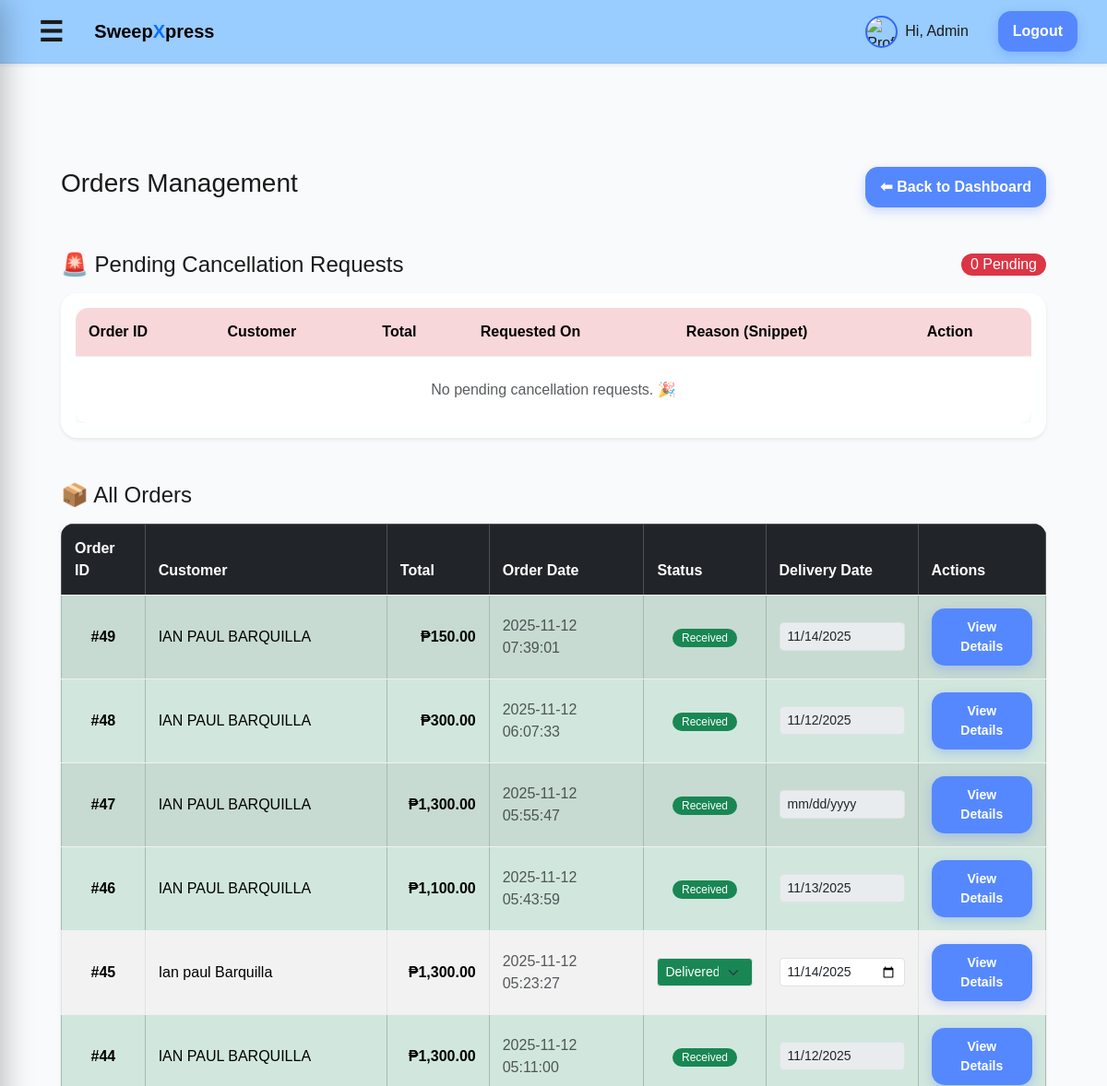
The app's page /admin/orders.php (signed in, upper part), older data.
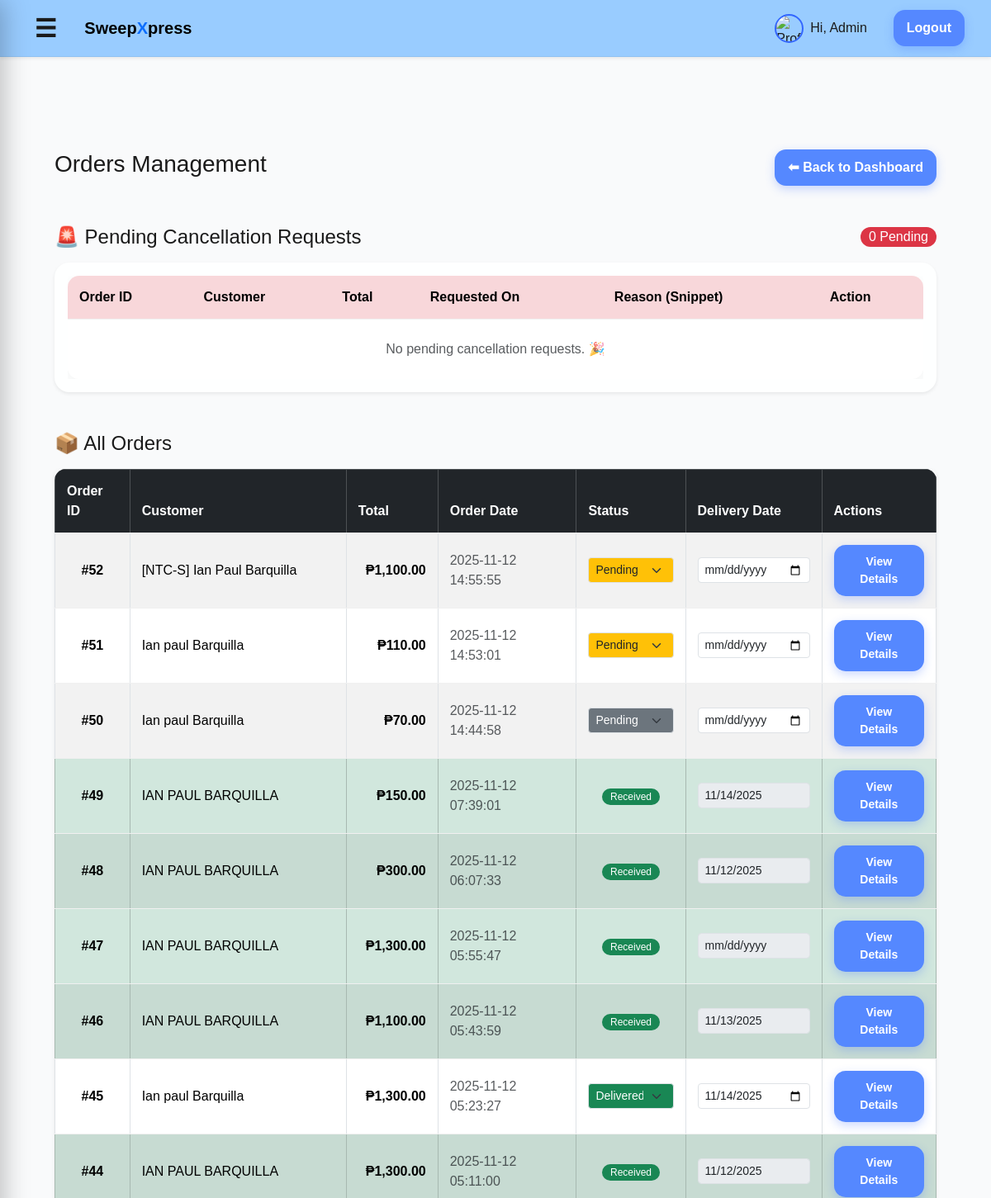
The same page, newer data.
### tables this page shows
CREATE TABLE `orders` (
  `id` int(11) NOT NULL,
  `user_id` int(11) DEFAULT NULL,
  `total` decimal(10,2) NOT NULL DEFAULT 0.00,
  `address` varchar(255) DEFAULT NULL,
  `status` enum('pending','preparing','delivered','completed','cancellation_requested','cancelled') NOT NULL DEFAULT 'pending',
  `created_at` timestamp NOT NULL DEFAULT current_timestamp(),
  `payment_method` varchar(50) NOT NULL DEFAULT 'COD',
  `payment_status` varchar(50) NOT NULL DEFAULT 'pending',
  `customer_name` varchar(120) DEFAULT NULL,
  `notes` text DEFAULT NULL,
  `cancellation_reason` text DEFAULT NULL,
  `admin_note` text DEFAULT NULL,
  `po_number` varchar(50) DEFAULT NULL,
  `payment_terms` varchar(100) DEFAULT NULL,
  `order_type` varchar(10) NOT NULL DEFAULT 'B2C'
);

CREATE TABLE `users` (
  `id` int(11) NOT NULL,
  `google_id` varchar(255) DEFAULT NULL,
  `name` varchar(120) NOT NULL,
  `username` varchar(50) NOT NULL,
  `email` varchar(190) NOT NULL,
  `password_hash` varchar(255) NOT NULL,
  `profile_image` varchar(255) DEFAULT NULL,
  `role` enum('customer','admin','business') NOT NULL DEFAULT 'customer',
  `created_at` timestamp NOT NULL DEFAULT current_timestamp(),
  `phone` varchar(20) DEFAULT NULL,
  `dark_mode` tinyint(1) DEFAULT 0,
  `birth_date` date DEFAULT NULL,
  `street_address` varchar(255) DEFAULT NULL,
  `city` varchar(100) DEFAULT NULL,
  `zip_code` varchar(20) DEFAULT NULL,
  `phone_number` varchar(20) DEFAULT NULL,
  `gender` varchar(10) DEFAULT NULL,
  `suspended_until` datetime DEFAULT NULL,
  `password_reset_token` varchar(255) DEFAULT NULL,
  `reset_token_expiry` datetime DEFAULT NULL
);

CREATE TABLE `deliveries` (
  `id` int(11) NOT NULL,
  `order_id` int(11) NOT NULL,
  `customer_name` varchar(120) NOT NULL,
  `address` varchar(255) NOT NULL,
  `status` enum('pending','shipped','delivered','cancelled') DEFAULT 'pending',
  `delivery_date` date DEFAULT NULL,
  `created_at` timestamp NOT NULL DEFAULT current_timestamp()
);

### config.php (called while the page is built, shortened)
<?php
function h($s) {
    return htmlspecialchars($s ?? '', ENT_QUOTES, 'UTF-8');
}
?>

### admin/orders.php (the view, shortened to what the changed rows need)
<?php
require_once __DIR__ . '/../config.php';
require_once __DIR__ . '/../includes/header.php';
?>
<?php
$sql = "
    SELECT
        o.id AS order_id,
        u.name AS customer_name,
        o.total,
        o.created_at,
        o.status AS order_status,
        d.id AS delivery_id,
        d.status AS delivery_status,
        d.delivery_date
    FROM orders o
    LEFT JOIN users u ON o.user_id = u.id
    LEFT JOIN deliveries d ON o.id = d.order_id
    ORDER BY o.created_at DESC
";
$orders = $pdo->query($sql)->fetchAll(PDO::FETCH_ASSOC);
?>
<div class="container mt-5">
    <div class="d-flex justify-content-between align-items-center mb-4">
        <h1 class="h3"> Orders Management</h1>
    </div>
    <div class="d-flex justify-content-between align-items-center mb-3 mt-5">
        <h2 class="h4 m-0">🚨 Pending Cancellation Requests</h2>
    </div>
    <div class="card shadow-sm border-0 mb-5">
        <div class="card-body p-0">
            <div class="table-responsive">
                <table class="table table-hover align-middle mb-0">
                    <thead class="table-danger">
                        <tr>
                            <th>Order ID</th>
                            <th>Customer</th>
                            <th>Total</th>
                            <th>Requested On</th>
                            <th>Reason (Snippet)</th>
                            <th>Action</th>
                        </tr>
                    </thead>
                </table>
            </div>
        </div>
    </div>
    <h2 class="h4 m-0 mb-3">📦 All Orders</h2>
    <?php if ($orders): ?>
        <div class="table-responsive shadow-sm rounded">
            <table class="table table-striped table-hover align-middle table-bordered">
                <thead class="table-dark text-center">
                    <tr>
                        <th>Order ID</th>
                        <th>Customer</th>
                        <th>Total</th>
                        <th>Order Date</th>
                        <th>Status</th>
                        <th>Delivery Date</th>
                        <th>Actions</th>
                    </tr>
                </thead>
               <?php foreach ($orders as $o): ?>
                        <?php
                            $currentStatus = $o['order_status'];
                            $statusClass = match($currentStatus) {
                                'pending'   => 'bg-warning text-dark',
                                'shipped'   => 'bg-info text-dark',
                                'delivered' => 'bg-success text-white',
                                'cancellation_requested', 'cancelled' => 'bg-danger text-white',
                                'completed' => 'bg-success text-white',
                                default => 'bg-secondary text-white'
                            };
                        ?>
                        <tr <?= $currentStatus === 'completed' ? 'class="table-success"' : '' ?>>
                            <td class="fw-bold text-center">#<?= (int)$o['order_id']; ?></td>
                            <td><?= h($o['customer_name'] ?? 'Guest'); ?></td>
                            <td class="fw-semibold text-end">₱<?= number_format($o['total'], 2); ?></td>
                            <td class="text-muted"><?= h($o['created_at']); ?></td>
                          <td class="text-center">
                            <?php
                            $disableStatus = in_array($currentStatus, ['cancellation_requested', 'cancelled', 'completed']);
                            ?>
                            <?php if ($disableStatus): ?>
                                <span class="badge <?= $statusClass; ?>">
                                    <?= $currentStatus === 'completed' ? 'Received' : ucfirst(str_replace('_', ' ', $currentStatus)); ?>
                                </span>
                            <?php else: ?>
                                <form method="post" class="d-inline">
                                    <select name="status" class="form-select form-select-sm <?= $statusClass; ?>" onchange="this.form.submit()">
                                        <?php
                                            $statusOptions = [
                                                'pending' => 'Pending',
                                                'shipped' => 'Preparing',
                                                'delivered' => 'Delivered'
                                            ];
                                        ?>
                                        <?php foreach ($statusOptions as $value => $label): ?>
                                            <option value="<?= $value ?>" <?php if ($currentStatus === $value) echo 'selected'; ?>>
                                                <?= $label ?>
                                            </option>
                                        <?php endforeach; ?>
                                    </select>
                                </form>
                            <?php endif; ?>
                        </td>
                            <td class="text-center">
                                <form method="post" class="d-inline">
                                    <input type="date" name="delivery_date" class="form-control form-control-sm"
                                        value="<?= h($o['delivery_date'] ?? ''); ?>" onchange="this.form.submit()"
                                        <?= $disableStatus ? 'disabled' : ''; ?>>
                                </form>
                            </td>
                            <td class="text-center">
                                <a class="btn btn-sm btn-outline-primary" href="order_details.php?id=<?= (int)$o['order_id']; ?>">
                                    View Details
                                </a>
                            </td>
                        </tr>
                    <?php endforeach; ?>
            </table>
        </div>
    <?php else: ?>
        <div class="alert alert-info">📭 No orders found.</div>
    <?php endif; ?>
</div>

Row changes from the older to the newer data that the page shows:
added orders: id "52", user.name "[NTC-S] Ian Paul Barquilla", total "1,100.00", created_at "2025-11-12 14:55:55", status "Pending"
added orders: id "51", user.name "Ian paul Barquilla", total "110.00", created_at "2025-11-12 14:53:01", status "Pending"
added orders: id "50", user.name "Ian paul Barquilla", total "70.00", created_at "2025-11-12 14:44:58", status "Pending"
